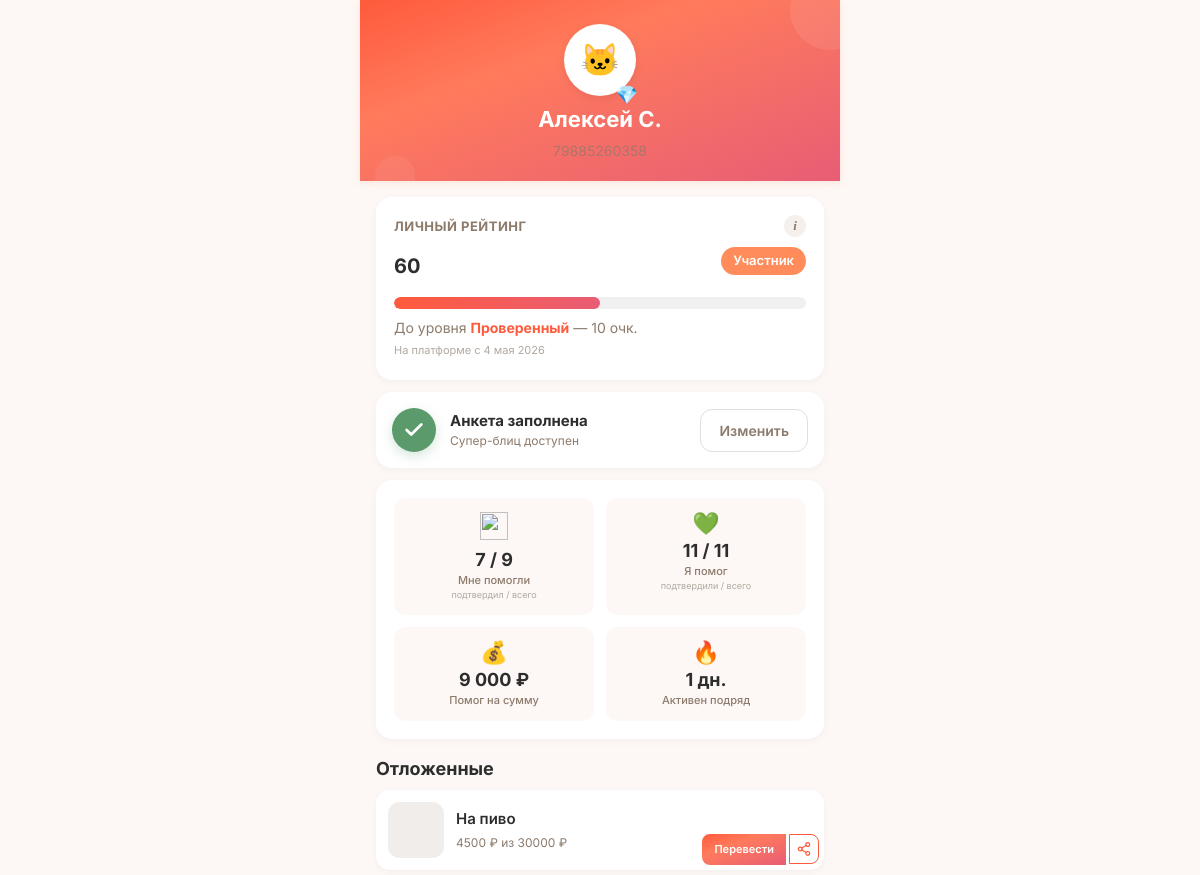
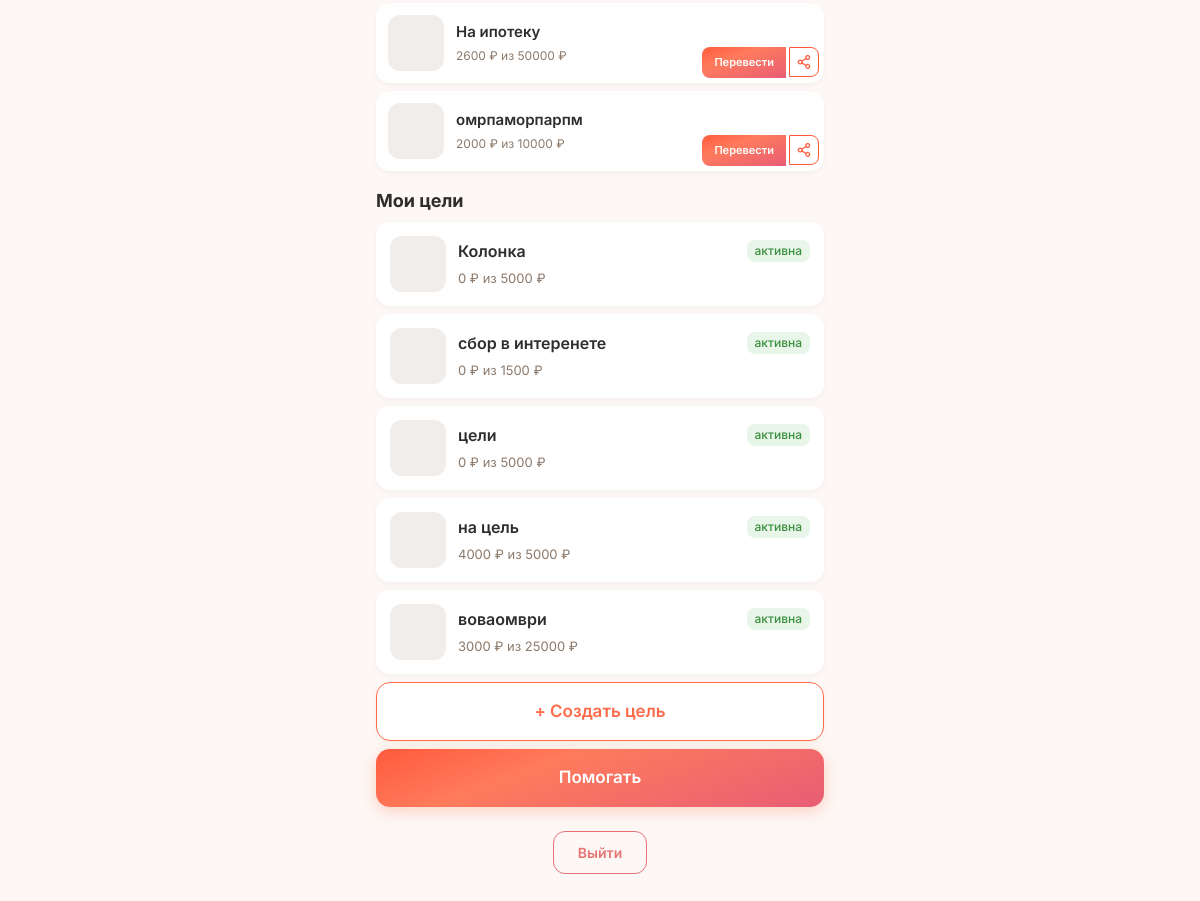
The page /profile (signed in) on the database as committed earlier (2 pictures, top to bottom).
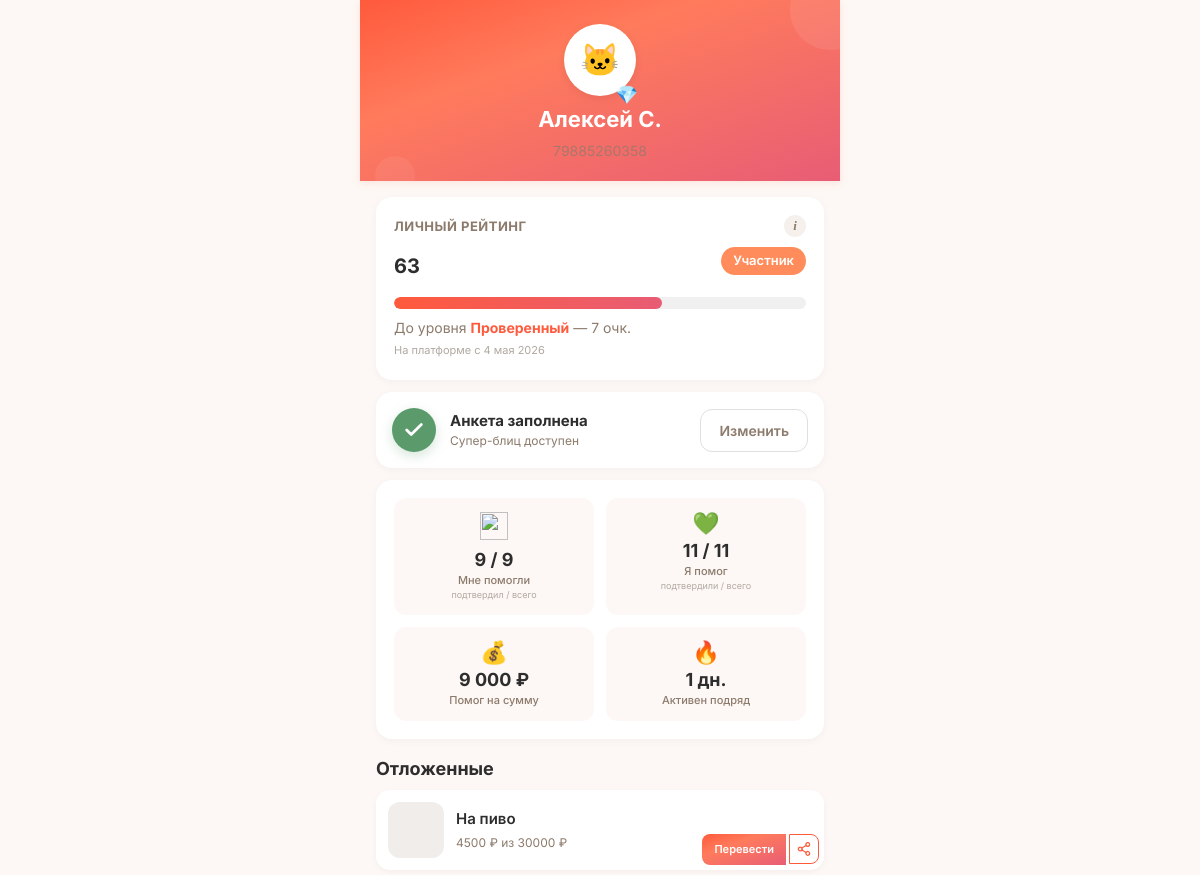
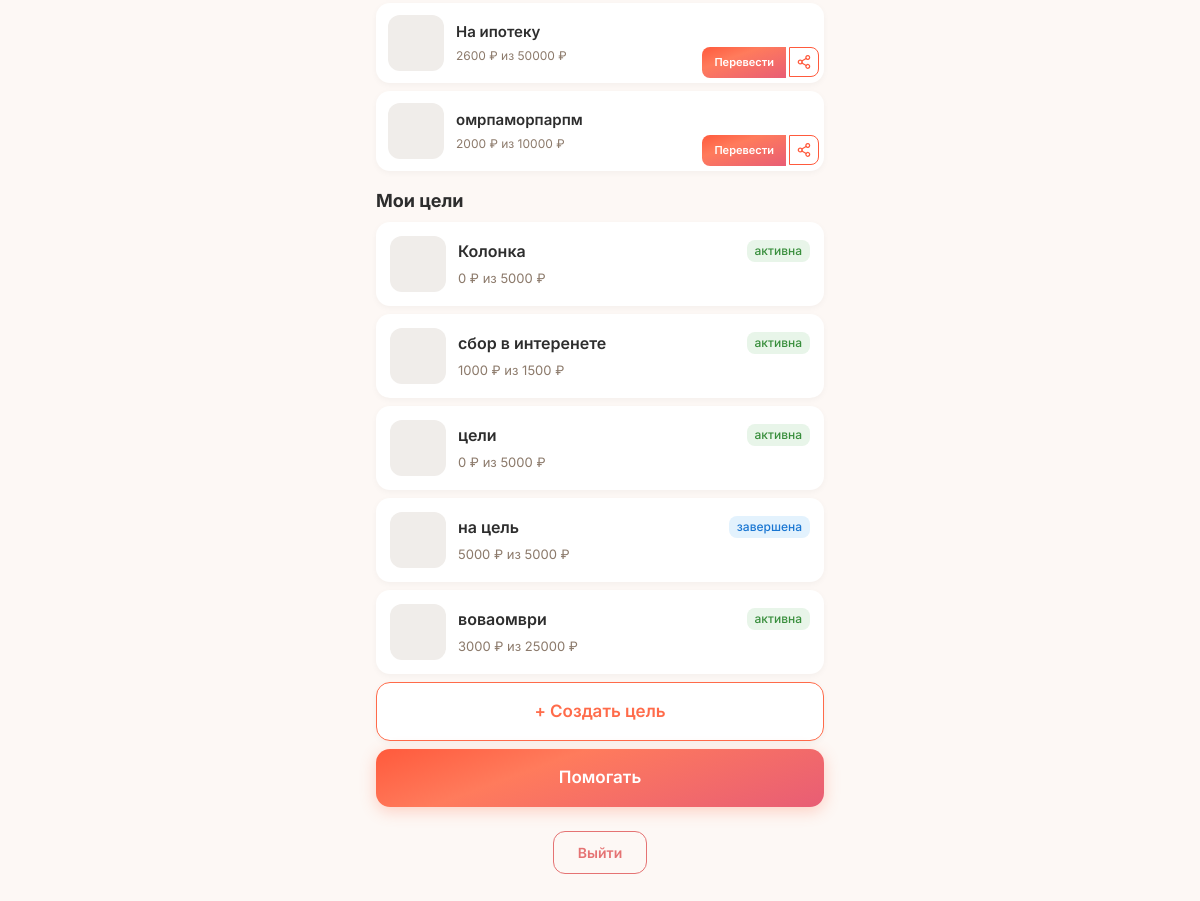
The same page on the database as committed later (2 pictures, top to bottom).
### tables this page shows
CREATE TABLE users (
            id INTEGER PRIMARY KEY AUTOINCREMENT,
            phone TEXT UNIQUE NOT NULL,
            password_hash TEXT NOT NULL,
            email TEXT NULL,
            name TEXT NULL,
            avatar_url TEXT NULL,
            max_id TEXT NULL,
            vk_id TEXT NULL,
            fcm_token TEXT NULL,
            onboarding_passed INTEGER DEFAULT 0,
            rating REAL DEFAULT 0.0,
            rating_level TEXT DEFAULT 'novice',
            confirmations_total INTEGER DEFAULT 0,
            confirmations_approved INTEGER DEFAULT 0,
            confirmations_ignored INTEGER DEFAULT 0,
            donation_streak INTEGER DEFAULT 0,
            goals_helped_close INTEGER DEFAULT 0,
            total_helped_amount REAL DEFAULT 0.00,
            priority_days INTEGER DEFAULT 0,
            circles_of_care INTEGER DEFAULT 0,
            interest_weights TEXT DEFAULT NULL,
            eternal_donation_config TEXT DEFAULT NULL,
            yellow_card_until TEXT NULL,
            is_banned INTEGER DEFAULT 0,
            created_at TEXT DEFAULT (datetime('now'))
        , xp INTEGER DEFAULT 0, xp_level TEXT DEFAULT 'novice', streak_days INTEGER DEFAULT 0, last_action_date TEXT, ip_registered TEXT, author_badge TEXT, trust_score INTEGER DEFAULT 50, trust_level TEXT DEFAULT 'guest', is_admin INTEGER DEFAULT 0, profile_completed INTEGER DEFAULT 0, identity_verified INTEGER DEFAULT 0, city TEXT, region_code TEXT, region_name TEXT, birth_date TEXT, onboarding_step INTEGER DEFAULT 0, identity_verified_at TEXT, identity_doc_path TEXT, identity_selfie_path TEXT);

CREATE TABLE "goals" (
        id INTEGER PRIMARY KEY AUTOINCREMENT,
        user_id INTEGER NOT NULL,
        type TEXT NOT NULL CHECK(type IN ('super_blitz','blitz','serious','urgent','group')),
        title TEXT NOT NULL,
        description TEXT NULL,
        photo_url TEXT NULL,
        amount_goal REAL NOT NULL,
        amount_collected REAL DEFAULT 0.00,
        ends_at TEXT NULL,
        status TEXT DEFAULT 'draft' CHECK(status IN ('draft','active','frozen','completed','failed','lightning_failed','hidden')),
        trial_ends_at TEXT NULL,
        subscription_active_until TEXT NULL,
        last_boosted_at TEXT NULL,
        is_lightning INTEGER DEFAULT 0,
        lightning_started_at TEXT NULL,
        moderation_status TEXT DEFAULT 'pending',
        completion_type TEXT DEFAULT 'organic',
        is_seed INTEGER DEFAULT 0,
        views_count INTEGER DEFAULT 0,
        views_24h INTEGER DEFAULT 0,
        donations_count INTEGER DEFAULT 0,
        donations_24h INTEGER DEFAULT 0,
        created_at TEXT DEFAULT (datetime('now')), photos TEXT, moderation_comment TEXT, moderated_at TEXT, moderated_by INTEGER, resubmission_count INTEGER DEFAULT 0, is_resubmission INTEGER DEFAULT 0, rejection_categories TEXT,
        FOREIGN KEY (user_id) REFERENCES users(id)
    );

### main.py (the view, shortened to what this page needs)
@app.route('/profile')
@login_required
def profile():
    user = get_current_user()
    db = get_db()
    goals = db.execute("SELECT * FROM goals WHERE user_id = ? ORDER BY created_at DESC", (user['id'],)).fetchall()
    received_total = db.execute(
        "SELECT COUNT(*) FROM donations WHERE goal_id IN (SELECT id FROM goals WHERE user_id = ?) AND donor_id IS NOT NULL",
        (user['id'],)
    ).fetchone()[0]
    received_approved = db.execute(
        "SELECT COUNT(*) FROM donations WHERE goal_id IN (SELECT id FROM goals WHERE user_id = ?) AND donor_id IS NOT NULL AND status IN ('recipient_confirmed','completed')",
        (user['id'],)
    ).fetchone()[0]
    sent_total = db.execute(
        "SELECT COUNT(*) FROM donations WHERE donor_id = ?",
        (user['id'],)
    ).fetchone()[0]
    sent_approved = db.execute(
        "SELECT COUNT(*) FROM donations WHERE donor_id = ? AND status IN ('recipient_confirmed','completed')",
        (user['id'],)
    ).fetchone()[0]
    ignored = db.execute(
        "SELECT d.amount_reported, d.donor_confirmed_at, u.phone as donor_phone FROM donations d LEFT JOIN users u ON d.donor_id = u.id WHERE d.goal_id IN (SELECT id FROM goals WHERE user_id = ?) AND d.status = 'donor_confirmed' AND datetime(d.donor_confirmed_at) <= datetime('now', '-24 hours') ORDER BY d.donor_confirmed_at DESC LIMIT 10",
        (user['id'],)
    ).fetchall()
    months = ['января','февраля','марта','апреля','мая','июня','июля','августа','сентября','октября','ноября','декабря']
    ignored_list = []
    liked_goals = db.execute("""
        SELECT g.*, u.name as author_name, u.xp_level as author_level
        FROM likes l
        JOIN goals g ON l.goal_id = g.id
        JOIN users u ON g.user_id = u.id
        WHERE l.user_id = ?
        ORDER BY l.created_at DESC
    """, (user['id'],)).fetchall()
    db.close()
    return render_template('profile.html',
        user=user,
        goals=goals,
        received_total=received_total,
        received_approved=received_approved,
        sent_total=sent_total,
        sent_approved=sent_approved,
        ignored_donations=ignored_list,
        liked_goals=liked_goals)

### main.py (called while the page is built)
def get_current_user():
    if 'user_id' in session:
        db = get_db()
        try:
            user = db.execute("SELECT * FROM users WHERE id = ?", (session['user_id'],)).fetchone()
            return user
        except:
            return None
    return None

def login_required(f):
    @wraps(f)
    def wrap(*args, **kwargs):
        if 'user_id' not in session:
            flash('Сначала войдите в аккаунт.', 'warning')
            return redirect(url_for('login'))
        return f(*args, **kwargs)
    return wrap

def level_emoji(level_key):
    return LEVEL_EMOJI.get(level_key, '🌱')

def format_date(date_str):
    if not date_str:
        return ''
    try:
        parts = date_str[:10].split('-')
        return f"{int(parts[2])} {MONTHS[int(parts[1])-1]} {parts[0]}"
    except:
        return date_str[:10]

### models.py (called while the page is built)
def _create_connection():
    conn = sqlite3.connect(DATABASE, timeout=30)
    conn.row_factory = sqlite3.Row
    conn.execute("PRAGMA journal_mode=WAL")
    conn.execute("PRAGMA synchronous=NORMAL")
    conn.execute("PRAGMA busy_timeout=30000")
    conn.execute("PRAGMA foreign_keys = ON")
    return conn

### templates/profile.html (shortened to what the changed rows need)
<!DOCTYPE html>
<html lang="ru">
<head>
    <link rel="stylesheet" href="/static/style.css?v=7">
</head>
<body>
    <div class="container">
        <div class="profile-header">
            <div style="position:relative; display:inline-block;">
            <div class="avatar">🐱</div>
            <span style="position:absolute; bottom:-2px; right:-2px; font-size:18px;">
                {{ user.xp_level|level_emoji }}
            </span>
        </div>
            <h1>{{ user.name or 'Аноним' }}</h1>
            <p class="phone">{{ user.phone }}</p>
        </div>
        {% set tp = trust_progress(user.trust_score or 0) %}
        {% set segs = trust_segments(user.trust_score or 0) %}
        <div class="card" style="position:relative;">
            <div class="card-header-row">
                <span class="card-title">Личный рейтинг</span>
                <button class="info-icon" type="button">i</button>
            </div>
            <div class="trust-row">
                <span class="trust-value">{{ user.trust_score or 0 }}</span>
                {% for seg in segs %}{% if seg.is_current %}<span class="level-badge" style="background: {{ seg.color }}; color: white;">{{ seg.name }}</span>{% endif %}{% endfor %}
            </div>
            <div class="rating-bar" onclick="toggleRatingScale()">
                <div class="rating-fill" style="width: {{ tp.progress_pct }}%;"></div>
            </div>
            <p class="trust-next">
                {% if tp.next_name %}
                    До уровня <strong>{{ tp.next_name }}</strong> — {{ tp.points_to_next }} очк.
                {% else %}
                    👑 Максимальный уровень
                {% endif %}
                <span class="trust-since">На платформе с {{ user.created_at|format_date }}</span>
            </p>
        </div>
        <div class="card">
            <div class="stats-grid">
                <a href="/profile/received" class="stats-cell stats-cell-link">
                    <div class="stats-icon"><img src="https://api.iconify.design/reicon/hand-heart.svg?color=%23FF5A3C" width="28" height="28" alt=""></div>
                    <div class="stats-num">{{ received_approved }} / {{ received_total }}</div>
                    <div class="stats-lbl">Мне помогли<br><span class="stats-hint">подтвердил / всего</span></div>
                </a>
                <button type="button" class="stats-cell stats-cell-btn" onclick="openSumModal()">
                    <div class="stats-icon">💰</div>
                    <div class="stats-num">{{ "{:,.0f}".format(user.total_helped_amount or 0).replace(',', ' ') }} ₽</div>
                    <div class="stats-lbl">Помог на сумму</div>
                </button>
                <button type="button" class="stats-cell stats-cell-btn" onclick="openStreakModal()">
                    <div class="stats-icon">🔥</div>
                    <div class="stats-num">{{ user.streak_days or 0 }} дн.</div>
                    <div class="stats-lbl">Активен подряд</div>
                </button>
            </div>
        </div>
        {% if goals %}
            {% for goal in goals %}
            <a class="goal-item" href="/goal/{{ goal.id }}">
                <div class="goal-cover" {% if goal.photo_url %}style="background-image: url('{{ goal.photo_url }}');"{% endif %}></div>
                <div class="goal-info">
                    <div class="top">
                        <span class="title">{{ goal.title }}</span>
                        <span class="status status-{{ goal.status }}">{% if goal.status == 'active' %}активна{% elif goal.status == 'completed' %}завершена{% elif goal.status == 'frozen' %}заморожена{% else %}{{ goal.status }}{% endif %}</span>
                    </div>
                    <div style="font-size:13px;color:#8C7A6B;">
                        {{ "%.0f"|format(goal.amount_collected) }} ₽ из {{ "%.0f"|format(goal.amount_goal) }} ₽
                    </div>
                </div>
            </a>
            {% endfor %}
        {% else %}
            <div class="card" style="text-align:center;">
                <p style="color:#8C7A6B; margin:0;">У вас пока нет целей</p>
            </div>
        {% endif %}
    </div>
</body>
</html>

Rows that differ between the two databases and show on the page:
changed users "Алексей С.": trust_score "60" → "63"
changed goals "сбор в интеренете": amount_collected "0" → "1000"
changed goals "на цель": amount_collected "4000" → "5000"; status "активна" → "завершена"
Other text that changed with them:
{{ tp.progress_pct }}: 50 → 65 (drawn)
{{ tp.points_to_next }}: "10" → "7"
{{ received_approved }}: "7" → "9"
